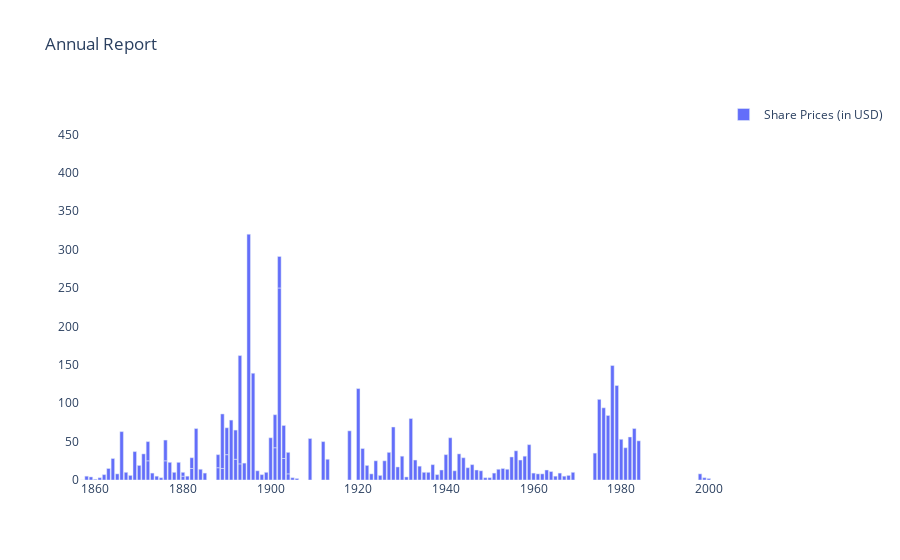

Notebook cell for this chart:
### Code cell
fig = go.Figure(go.Bar(x = df['year'], y = df['woman_count'],
                  name='Share Prices (in USD)'))

fig.update_layout(title='Annual Report',
                   plot_bgcolor='rgb(400,400,400)',
                   showlegend=True)

fig.show()

### Figure 1 — Plotly figure (JSON) as saved in the notebook; plotly's stock layout.template omitted (floating-point values rounded to 4 significant figures; data arrays with more than 128 entries replaced by an {"elided": "..."} marker saying what was removed)
{"data": [{"name": "Share Prices (in USD)", "type": "bar", "x": {"elided": "150 int values"}, "y": {"elided": "150 int values"}}], "layout": {"plot_bgcolor": "rgb(400,400,400)", "showlegend": true, "title": {"text": "Annual Report"}}}
